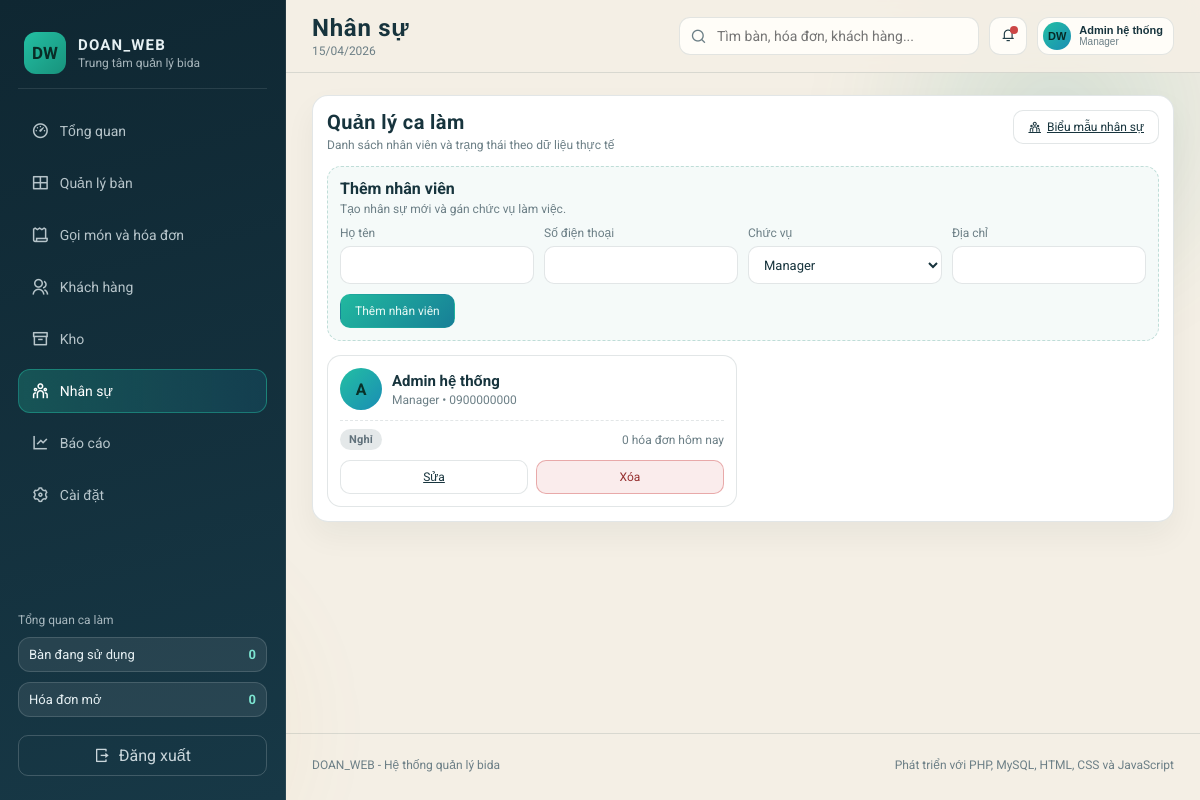
/index.php?page=staff (signed in), run on the app's committed database.
### tables this page shows
CREATE TABLE `NhanVien` (
  `MaNhanVien` INT AUTO_INCREMENT PRIMARY KEY,
  `HoTen` TEXT NOT NULL,
  `SDT` TEXT NOT NULL,
  `MaChucVu` INT NOT NULL,
  `DiaChi` TEXT NOT NULL,
  CONSTRAINT `FK_NhanVien_ChucVu` FOREIGN KEY (`MaChucVu`) REFERENCES `ChucVu` (`MaChucVu`)
);

CREATE TABLE `ChucVu` (
  `MaChucVu` INT AUTO_INCREMENT PRIMARY KEY,
  `TenChucVu` TEXT NOT NULL
);

### index.php (the view, shortened to what this page needs)
<?php
require_once __DIR__ . '/config/db.php';
function h(string $value): string
{
	return htmlspecialchars($value, ENT_QUOTES, "UTF-8");
}
$currentPage = $_GET["page"] ?? "dashboard";
function fetchAllSafe(PDO $conn, string $query, array $params = []): array
{
	try {
		$stmt = $conn->prepare($query);
		$stmt->execute($params);
		return $stmt->fetchAll();
	} catch (PDOException $e) {
		error_log("Query failed: " . $e->getMessage());
		return [];
	}
}
function fetchOneSafe(PDO $conn, string $query, array $params = []): ?array
{
	$rows = fetchAllSafe($conn, $query, $params);
	return $rows[0] ?? null;
}
function formatMoney(float $amount): string
{
	return number_format($amount, 0, ".", ",");
}
function readPositiveInt($value): int
{
	if (is_int($value)) {
		return $value > 0 ? $value : 0;
	}
	return 0;
}
$staffEditId = readPositiveInt($_GET["staff_edit_id"] ?? 0);
$dbHelper = new DatabaseHelper($conn);
$statsResponse = $dbHelper->getStats();
$stats = ($statsResponse["success"] ?? false) ? ($statsResponse["data"] ?? []) : [];
$totalBan = (int)($stats["totalBan"] ?? 0);
$banDangSuDung = (int)($stats["banDangSuDung"] ?? 0);
$doanhThuNgay = (float)($stats["doanhThuNgay"] ?? 0);
$hoaDonNgay = (int)($stats["hoaDonNgay"] ?? 0);
$totalKhachHang = (int)($stats["totalKhachHang"] ?? 0);
$openOrdersRow = fetchOneSafe($conn, "SELECT COUNT(*) AS total FROM HoaDon WHERE TrangThai = 0");
$openOrders = (int)($openOrdersRow["total"] ?? 0);
$kpiCards = [
	["label" => "Bàn đang sử dụng", "value" => $banDangSuDung . "/" . $totalBan, "change" => "Số bàn hoạt động", "tone" => $banDangSuDung > 0 ? "good" : "mute", "icon" => "ri-billiards-line"],
	["label" => "Doanh thu hôm nay", "value" => formatMoney($doanhThuNgay) . " VND", "change" => $hoaDonNgay . " hóa đơn hoàn tất", "tone" => $doanhThuNgay > 0 ? "good" : "mute", "icon" => "ri-money-dollar-circle-line"],
	["label" => "Hóa đơn mở", "value" => (string)$openOrders, "change" => "Hóa đơn đang phục vụ", "tone" => $openOrders > 0 ? "warn" : "good", "icon" => "ri-shopping-bag-3-line"],
	["label" => "Khách hàng", "value" => (string)$totalKhachHang, "change" => "Tổng khách hàng", "tone" => "good", "icon" => "ri-user-add-line"],
];
$revenueMap = [];
$revenueSeries = [];
for ($i = 6; $i >= 0; $i--) {
	$date = date("Y-m-d", strtotime("-{$i} days"));
	$revenueSeries[] = [
		"day" => date("D", strtotime($date)),
		"value" => round(($revenueMap[$date] ?? 0) / 1000000, 2),
	];
}
$tableUsage = [];
$recentActivities = [];
$roleOptions = fetchAllSafe(
	$conn,
	"SELECT MaChucVu, TenChucVu FROM ChucVu ORDER BY MaChucVu ASC"
);
$staffRows = fetchAllSafe(
	$conn,
	"SELECT nv.MaNhanVien, nv.HoTen, nv.SDT, nv.DiaChi, nv.MaChucVu, cv.TenChucVu,
	        COUNT(hd.MaHoaDon) AS billsToday
	 FROM NhanVien nv
	 LEFT JOIN ChucVu cv ON nv.MaChucVu = cv.MaChucVu
	 LEFT JOIN HoaDon hd ON hd.MaNhanVien = nv.MaNhanVien AND DATE(hd.NgayLap) = CURDATE()
	 GROUP BY nv.MaNhanVien, nv.HoTen, nv.SDT, nv.DiaChi, nv.MaChucVu, cv.TenChucVu
	 ORDER BY nv.MaNhanVien ASC"
);
$staff = [];
$staffById = [];
foreach ($staffRows as $row) {
	$status = (int)$row["billsToday"] > 0 ? "Đang làm" : "Nghỉ";
	$staffItem = [
		"id" => (int)$row["MaNhanVien"],
		"name" => (string)$row["HoTen"],
		"role" => (string)($row["TenChucVu"] ?? "Nhân viên"),
		"roleId" => (int)$row["MaChucVu"],
		"phone" => (string)($row["SDT"] ?? "-"),
		"address" => (string)($row["DiaChi"] ?? "-"),
		"status" => $status,
		"billsToday" => (int)$row["billsToday"],
	];
	$staff[] = $staffItem;
	$staffById[$staffItem["id"]] = $staffItem;
}
$staffEditItem = $staffEditId > 0 ? $staffById[$staffEditId] : null;
$defaultRoleId = readPositiveInt($roleOptions[0]["MaChucVu"] ?? 0);
?>
<!DOCTYPE html>
<html lang="vi">
<head>
	<link rel="stylesheet" href="https://cdn.jsdelivr.net/npm/remixicon@4.3.0/fonts/remixicon.css">
	<link rel="stylesheet" href="assets/css/style.css">
</head>
<body>
	<div class="bg-aura bg-aura-two"></div>
	<div class="app-shell" id="appShell">
		<?php include __DIR__ . "/includes/sidebar.php"; ?>
		<div class="app-main">
			<?php include __DIR__ . "/includes/header.php"; ?>
			<main class="page-content">
				<?php if ($currentPage === "dashboard"): ?>
					<section class="metric-grid stagger-fade">
						<?php foreach ($kpiCards as $card): ?>
							<article class="metric-card">
								<div class="metric-head">
									<p><?php echo h($card["label"]); ?></p>
									<span class="metric-icon"><i class="<?php echo h($card["icon"]); ?>"></i></span>
								</div>
								<h3><?php echo h($card["value"]); ?></h3>
								<div class="chip chip-<?php echo h($card["tone"]); ?>"><?php echo h($card["change"]); ?></div>
							</article>
						<?php endforeach; ?>
					</section>
					<section class="dashboard-grid stagger-fade">
						<article class="panel panel-large">
							<div class="panel-header">
								<div>
									<h3>Xu hướng doanh thu (Triệu VND)</h3>
									<p>Hiệu suất doanh thu trong tuần hiện tại</p>
								</div>
								<button class="ghost-btn">Xuất báo cáo</button>
							</div>
							<div class="bar-chart">
								<?php
								$maxRevenue = max(1.0, (float)max(array_column($revenueSeries, "value")));
								foreach ($revenueSeries as $point):
									$height = (int) round(($point["value"] / $maxRevenue) * 100);
								?>
									<div class="bar-item">
										<div class="bar-fill" style="height: <?php echo $height; ?>%;"></div>
										<span><?php echo h($point["day"]); ?></span>
									</div>
								<?php endforeach; ?>
							</div>
						</article>
						<article class="panel">
							<div class="panel-header">
								<div>
									<h3>Tỷ lệ sử dụng bàn</h3>
									<p>Tỷ lệ hoạt động theo thời gian thực</p>
								</div>
							</div>
							<div class="usage-list">
								<?php foreach ($tableUsage as $usage): ?>
									<div class="usage-item">
										<div class="usage-meta">
											<span><?php echo h($usage["name"]); ?></span>
											<strong><?php echo h((string) $usage["percent"]); ?>%</strong>
										</div>
										<div class="usage-track">
											<div class="usage-progress" style="width: <?php echo (int) $usage["percent"]; ?>%;"></div>
										</div>
									</div>
								<?php endforeach; ?>
							</div>
						</article>
						<article class="panel panel-wide">
							<div class="panel-header">
								<div>
									<h3>Hoạt động gần đây</h3>
									<p>Cập nhật mới nhất từ quầy và khu vực bàn</p>
								</div>
							</div>
							<div class="activity-list">
								<?php foreach ($recentActivities as $activity): ?>
									<div class="activity-item">
										<span class="activity-icon"><i class="<?php echo h($activity["icon"]); ?>"></i></span>
										<div class="activity-body">
											<p><?php echo h($activity["title"]); ?></p>
											<small><?php echo h($activity["meta"]); ?></small>
										</div>
										<span class="chip chip-<?php echo h($activity["state"]); ?>"><?php echo h(activityStateLabel($activity["state"])); ?></span>
									</div>
								<?php endforeach; ?>
							</div>
						</article>
					</section>
				<?php elseif ($currentPage === "staff"): ?>
					<section class="panel stagger-fade">
						<?php
						$isEditingStaff = $staffEditItem !== null;
						$staffFormName = $isEditingStaff ? (string)$staffEditItem["name"] : "";
						$staffFormPhone = $isEditingStaff ? (string)$staffEditItem["phone"] : "";
						$staffFormRoleId = $isEditingStaff ? (int)$staffEditItem["roleId"] : $defaultRoleId;
						$staffFormAddress = $isEditingStaff ? (string)$staffEditItem["address"] : "";
						?>
						<div class="panel-header">
							<div>
								<h3>Quản lý ca làm</h3>
								<p>Danh sách nhân viên và trạng thái theo dữ liệu thực tế</p>
							</div>
							<a class="ghost-btn thin" href="index.php?page=staff"><i class="ri-team-line"></i> Biểu mẫu nhân sự</a>
						</div>
						<div class="crud-form-wrap">
							<div class="crud-form-head">
								<h4><?php echo $isEditingStaff ? "Cập nhật nhân viên #" . (int)$staffEditItem["id"] : "Thêm nhân viên"; ?></h4>
								<p><?php echo $isEditingStaff ? "Chỉnh sửa thông tin nhân sự hiện tại." : "Tạo nhân sự mới và gán chức vụ làm việc."; ?></p>
							</div>
							<form method="post" class="crud-form">
								<div class="crud-grid crud-grid-4">
									<label class="crud-field">Họ tên
										<input type="text" name="staff_name" value="<?php echo h($staffFormName); ?>" required>
									</label>
									<label class="crud-field">Số điện thoại
										<input type="text" name="staff_phone" value="<?php echo h($staffFormPhone); ?>" required>
									</label>
									<label class="crud-field">Chức vụ
										<select name="staff_role_id" required>
											<?php foreach ($roleOptions as $roleOption): ?>
												<?php $roleOptionId = (int)($roleOption["MaChucVu"] ?? 0); ?>
												<option value="<?php echo $roleOptionId; ?>" <?php echo $roleOptionId === $staffFormRoleId ? "selected" : ""; ?>>
													<?php echo h((string)($roleOption["TenChucVu"] ?? "")); ?>
												</option>
											<?php endforeach; ?>
										</select>
									</label>
									<label class="crud-field">Địa chỉ
										<input type="text" name="staff_address" value="<?php echo h($staffFormAddress); ?>" required>
									</label>
								</div>
								<div class="crud-actions">
									<button type="submit" class="solid-btn thin"><?php echo $isEditingStaff ? "Lưu thay đổi" : "Thêm nhân viên"; ?></button>
								</div>
							</form>
						</div>
						<div class="staff-grid">
							<?php foreach ($staff as $member): ?>
								<?php
								$statusClass = "paid";
								if ($member["status"] === "Nghỉ phép") {
									$statusClass = "warn";
								} elseif ($member["status"] === "Nghỉ") {
									$statusClass = "mute";
								}
								?>
								<article class="staff-card">
									<div class="avatar-circle"><?php echo h(strtoupper(substr($member["name"], 0, 1))); ?></div>
									<div>
										<h4><?php echo h($member["name"]); ?></h4>
										<p><?php echo h($member["role"]); ?> • <?php echo h($member["phone"]); ?></p>
									</div>
									<div class="staff-foot">
										<span class="chip chip-<?php echo h($statusClass); ?>"><?php echo h($member["status"]); ?></span>
										<small><?php echo h((string) $member["billsToday"]); ?> hóa đơn hôm nay</small>
									</div>
									<div class="staff-actions">
										<a class="ghost-btn thin full" href="index.php?page=staff&amp;staff_edit_id=<?php echo (int)$member["id"]; ?>">Sửa</a>
										<form method="post" class="inline-form full js-confirm-delete-form" data-confirm-title="Xóa nhân viên" data-confirm-message="Bạn có chắc muốn xóa nhân viên này?">
											<button type="submit" class="danger-btn thin full">Xóa</button>
										</form>
									</div>
								</article>
							<?php endforeach; ?>
						</div>
					</section>
				<?php endif; ?>
			</main>
			<?php include __DIR__ . "/includes/footer.php"; ?>
		</div>
	</div>
</body>
</html>

### data on the page
nhanvien: HoTen "A", HoTen "Admin hệ thống", MaChucVu.TenChucVu "Manager", SDT "0900000000", status "Nghỉ", billsToday "0"

### other printed values
$meta["title"] "Tổng quan"
$meta["title"] "Quản lý bàn"
$meta["title"] "Gọi món và hóa đơn"
$meta["title"] "Khách hàng"
$meta["title"] "Kho"
$meta["title"] "Nhân sự"
$meta["title"] "Báo cáo"
$meta["title"] "Cài đặt"
$banDangSuDung "0"
$openOrders "0"
$pageTitle "Nhân sự"
$activeUser "Admin hệ thống"
$activeRole "Manager"
form field staff_role_id "Manager"
